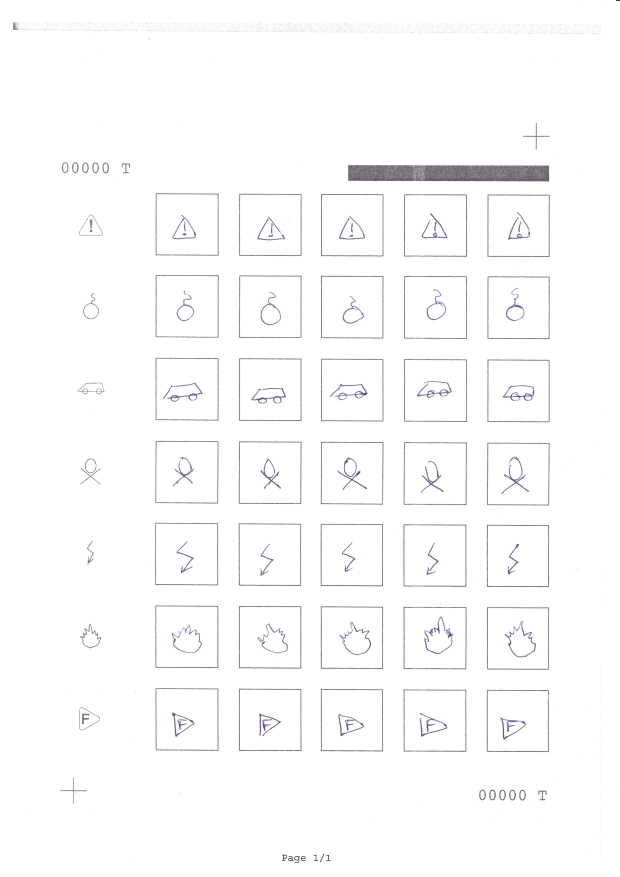
//> input picture data/images/test1_decoupecarre/00000.png, 2480 x 3508 px (shown at 1/4 size)
$ ./squelette_test_opencv   (built with g++ and OpenCV 4)
//> lines starting //> are read from the running program, lines starting //| are printed output that depends on the picture
### src/histogram.h
#ifndef HISTOGRAM_H_
#define HISTOGRAM_H_

#include <iostream>
using namespace std;

#include <cv.h>
#include <highgui.h>
using namespace cv;

/*
* Compute and show histogram of a gray OR color BGR image
*/
void computeHistogram(string histTitle, Mat img);


#endif /* HISTOGRAM_H_ */

### src/histogram.cpp
#include "histogram.h"

void computeHistogram(string histTitle, Mat img){

	// INIT
	int histSize = 8; // Number of bins
	float range[] = { 0, 255 } ; // Range of pixel values
  const float* histRange = { range };
	bool uniform = true;
	bool accumulate = false;

	// Number of histograms to compute (1: grayLevel or 3: BGR)
	int numChannels = img.channels();
  MatND* hist = new MatND[numChannels];

	// Split BRG if needed
	vector<Mat> channels;
	if(numChannels==3) split(img,channels);
	else channels.push_back(img);

	// COMPUTE
	int zero=0;
	for(int idxChannel=0; idxChannel<numChannels; idxChannel++){
		calcHist( &channels[idxChannel], 1, &zero, Mat(), hist[idxChannel], 1, &histSize, &histRange, uniform, accumulate );
	}

	// DISPLAY
	int hist_w = 1000; int hist_h = 600; // Size of the histogram's image
  int bin_w = cvRound( (double)hist_w/(double)histSize ); // Width of a bin
  Mat histImage( hist_h, hist_w, CV_8UC3, CV_RGB( 0,0,0) );

	Point pt1, pt2;
	Scalar color;
	double scale, max;

	// For each channel
	for(int idxChannel=0; idxChannel<numChannels; idxChannel++){
		// Scale value
		minMaxLoc(hist[idxChannel],0,&max,0,0);
		scale = (double)hist_h/(max+500);

		// Color of the line (B G R or white)
		if(numChannels==1)
			color = CV_RGB(255,255,255); // White
		else{
			if(idxChannel == 0) color = CV_RGB(0,0,255); // Blue
			else if(idxChannel == 1) color = CV_RGB(0,255,0); // Green
			else color = CV_RGB(255,0,0); // Red
		}

		// For each bin
		for( int idxBin = 1; idxBin < histSize; idxBin++ ){

			// Draw a line
			pt1 = Point( bin_w*(idxBin-1), cvRound( float(hist_h) - (hist[idxChannel].at<float>(idxBin-1))*scale) );
			pt2 = Point( bin_w*(idxBin), cvRound( float(hist_h) - (hist[idxChannel].at<float>(idxBin))*scale) );
      line( histImage,  pt1 , pt2, color, 2, 8, 0  );

			/*
			line( histImage,
						Point( bin_w*idxBin, hist_h ) ,
						Point( bin_w*idxBin, hist_h - cvRound(hist[idxChannel].at<float>(idxBin)) ),
						CV_RGB(255,255,255));
			*/
		}
	}
	imshow(histTitle, histImage);

	//waitKey(0);

	delete[]hist;
}

### src/squelette_test_opencv.cpp
//////////////////////////////////////////////////////////////////////////
// Module IRF, 5-iNFO
// Projet, séance 1
// thème : premier pas en OpenCV
// contenu : charge, affiche, réduction, calcul et affichage d'histogramme
// auteur : Luce Morin
// date : 4/10/2010
//////////////////////////////////////////////////////////////////////////

#include "histogram.h"

#include "cv.h"
#include "highgui.h"
using namespace cv;

#include <iostream>
using namespace std;


int main (void) {

	//charge et affiche l'image
	string imName = "00000.png";
	Mat im = imread(imName);
//> im is the input picture: 3508 rows x 2480 cols, CV_8UC3; mean B, G, R 251.3, 251, 251.1
	if(im.data == NULL){
		cerr << "Image not found: "<< imName << endl;
		exit(0);
	}
	imshow("exemple1", im);

	//charge la croix
	string imNameCroix = "croix.png";
	Mat croix = imread(imNameCroix);
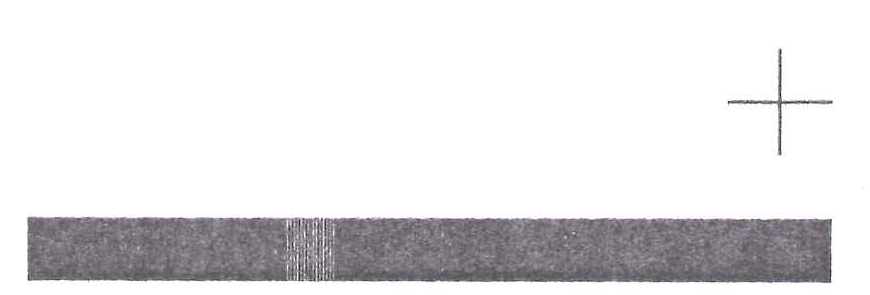
//> input picture data/images/test1_decoupecarre/croix.png, 870 x 295 px
//> croix is the input picture: 295 rows x 870 cols, CV_8UC3; mean B, G, R 228.5, 226.9, 228.3
	if(croix.data == NULL){
		cerr << "Image not found: "<< imNameCroix << endl;
		exit(0);
	}

	//applique une reduction de taille d'un facteur 5
	//ici modifier pour ne reduire qu'a l'affichage
	//comme demande dans l'enonce
	int reduction = 5;
	Size tailleReduite(im.cols/reduction, im.rows/reduction);
//> tailleReduite = Size(496, 701)
	Mat imreduite = Mat(tailleReduite,CV_8UC3); //cree une image à 3 canaux de profondeur 8 bits chacuns
	resize(im,imreduite,tailleReduite);
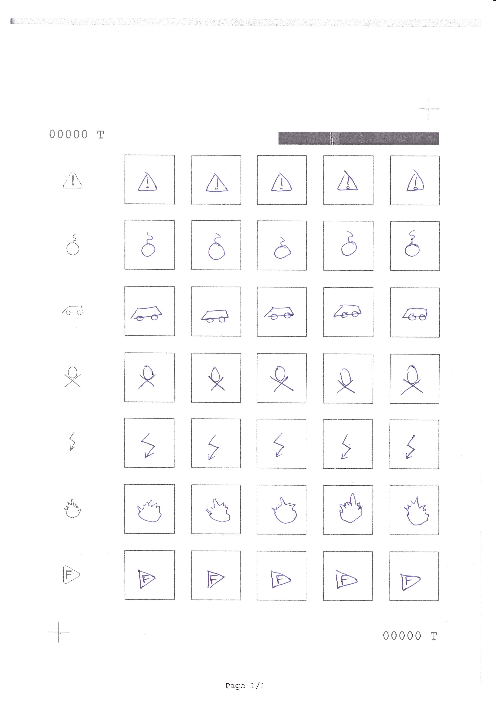
//> imreduite: 701 rows x 496 cols, CV_8UC3; mean B, G, R 251.3, 250.9, 251.1
	imshow("image reduite", imreduite);


	Rect faceRect;
	Mat croppedFaceImage;

	faceRect = Rect(500,500,500,500);
	croppedFaceImage = im(faceRect).clone();
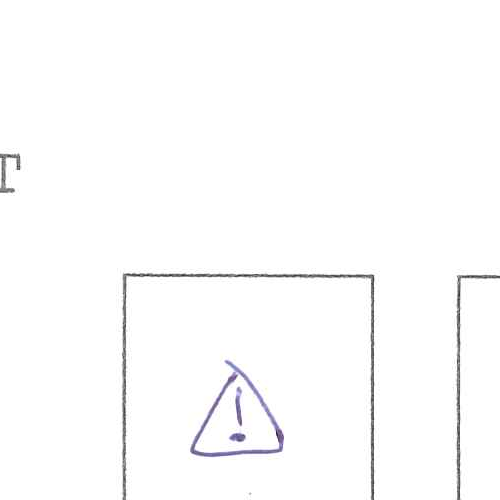
//> croppedFaceImage: 500 rows x 500 cols, CV_8UC3; mean B, G, R 252.4, 252.2, 252.2

	imshow("zongulus", croppedFaceImage);
	imwrite("image_decoupee.jpg", croppedFaceImage);

	//templatematching
	Mat result;
	int method = CV_TM_SQDIFF;

	matchTemplate(im, croix, result, method);
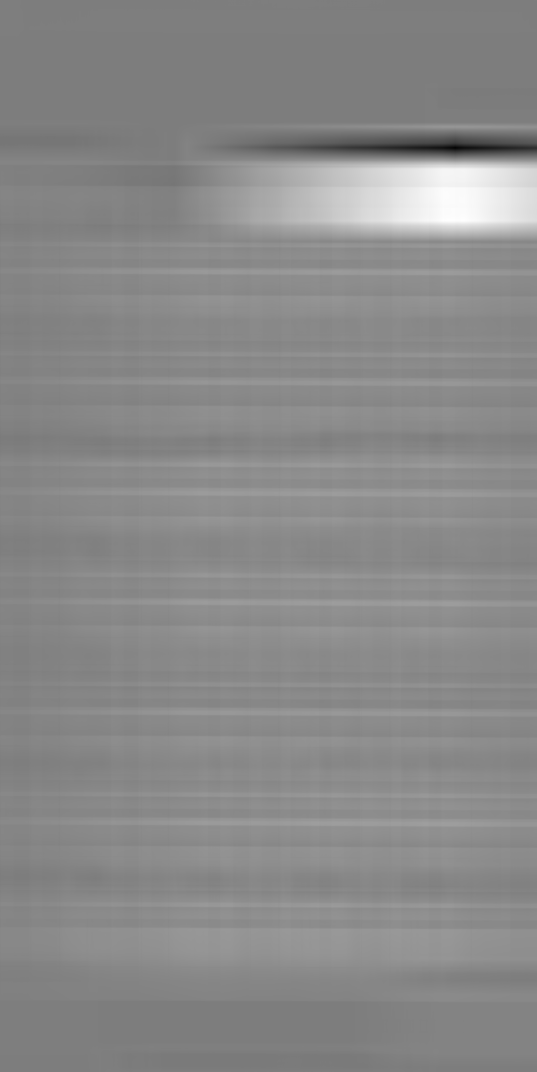
//> result: 3214 rows x 1611 cols, CV_32FC1 (shown at 1/3 size); min 0.000275, max 5.73e+09, mean 3.1e+09; drawn with min black and max white
	imwrite("croix_res.jpg", result);


	computeHistogram("histogramme", im);
//> in computeHistogram, `int bin_w = cvRound( (double)hist_w/(double)histSize );`: bin_w = 125
//> the loop in computeHistogram, `for(int idxChannel=0; idxChannel<numChannels; idxChannel++)` made 3 passes
//> (max, scale, pt1) on passes 1 to 3: (310059, 0.00193, Point(750, 525)), (330386, 0.00181, Point(750, 533)), (278248, 0.00215, Point(750, 521))
//> after the loop in computeHistogram, `for(int idxChannel=0; idxChannel<numChannels; idxChannel++)`:
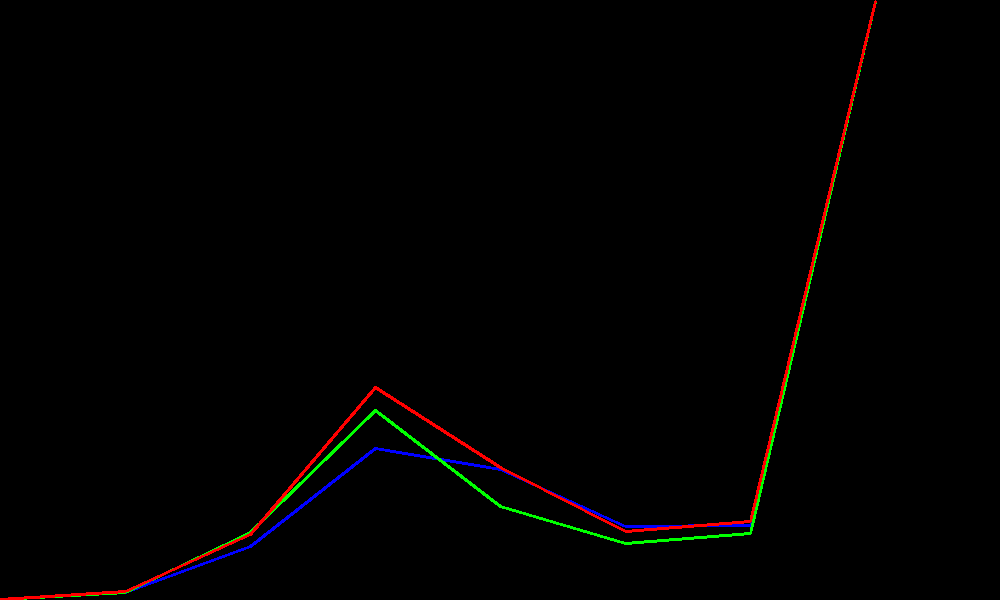
//> histImage: 600 rows x 1000 cols, CV_8UC3; mean B, G, R 0.7, 1.1, 1.8
//> after the loop in computeHistogram, `for(int idxChannel=0; idxChannel<numChannels; idxChannel++)`: max = 278248

	//termine le programme lorsqu'une touche est frappee
	waitKey(0);
}
